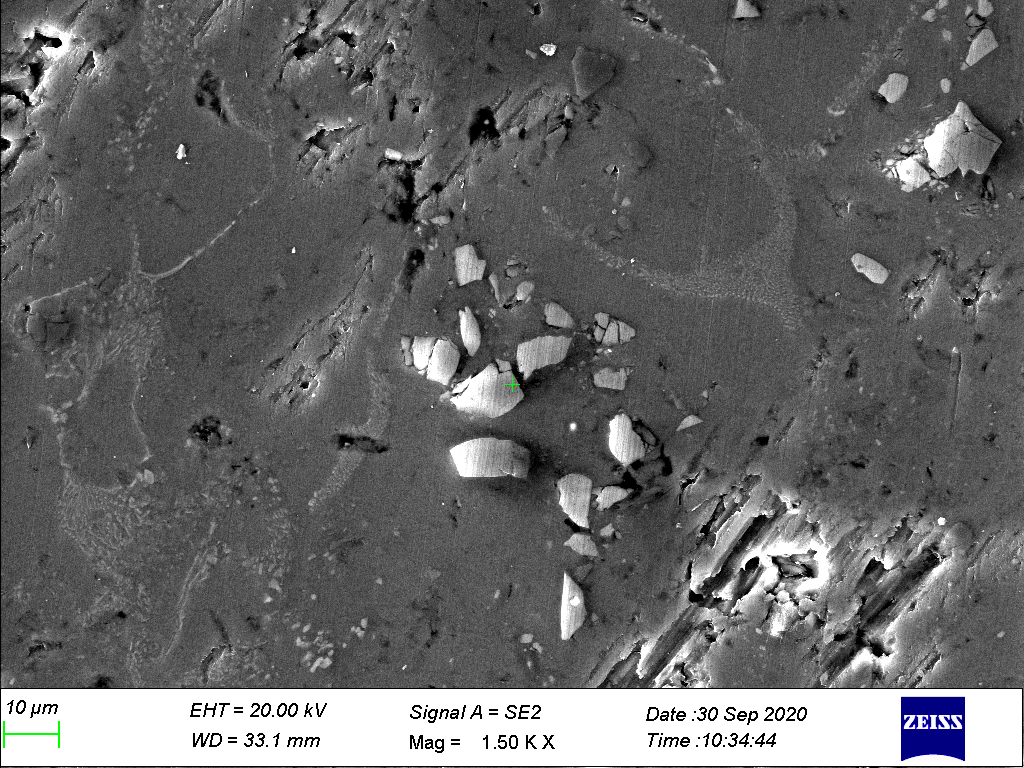
#> input picture SEM_images/136/3_SiC_no_UST02.tif, 1024 x 768 px, found by its file name; the run also reads 1 picture not shown here
$ jupyter execute --allow-errors threshold.ipynb   (shell and % lines are left out)   (older library calls are emulated)
#> lines starting #> are read from the running program, lines starting #| are printed output that depends on the picture; after the words box and inside, x2 and y2 are one past the last pixel; in counts of white or black regions, pixels touching at a corner belong together
[cell 1]
# !pip install opencv-python
# !pip install numpy
# !pip install matplotlib
# !pip install scipy
# !pip install imageio
# !pip install bm3d
# !pip install scikit-image
import cv2
import numpy as np
import matplotlib.pyplot as plt
from scipy import misc
import imageio
import bm3d
from skimage.restoration import denoise_nl_means, estimate_sigma, denoise_tv_chambolle
from skimage import img_as_float, img_as_ubyte, io, color, measure
from scipy import ndimage as nd

import copy

[cell 2]
img1 = cv2.imread(r"C:\Users\sneha\OneDrive\Desktop\Sem_6\OELP\particle_size_detection\SEM_images\136\3_SiC_no_UST02.tif", cv2.IMREAD_UNCHANGED)
#> img1 is the input picture: shape (768, 1024, 3); mean B, G, R 104.5, 104.1, 104

[cell 3]
print(f'dtype: {img1.dtype}, shape: {img1.shape}, min: {np.min(img1)}, max: {np.max(img1)}')
#| dtype: uint8, shape: (768, 1024, 3), min: 0, max: 255
'''
image has 3 channels because of the 'plus' sign in between
'''

[cell 4]
img_scaled = cv2.normalize(img1, dst=None, alpha=0, beta=65535, norm_type=cv2.NORM_MINMAX)
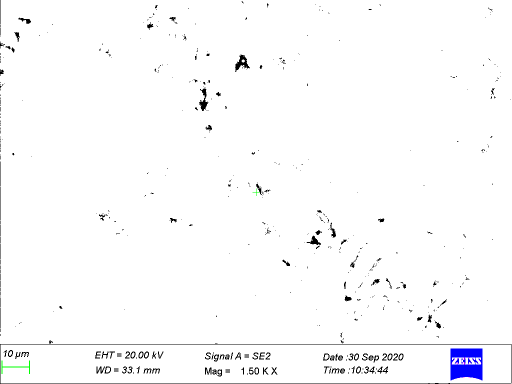
#> img_scaled: shape (768, 1024, 3) (shown at 1/2 size); mean B, G, R 251.3, 250.4, 250.3
print(f'dtype: {img_scaled.dtype}, shape: {img_scaled.shape}, min: {np.min(img_scaled)}, max: {np.max(img_scaled)}')
#| dtype: uint8, shape: (768, 1024, 3), min: 0, max: 255

[cell 5]
face = imageio.imread(r"C:\Users\sneha\OneDrive\Desktop\Sem_6\OELP\particle_size_detection\SEM_images\136\3_SiC_no_UST02.tif")
print(type(face))
#| <class 'numpy.ndarray'>

[cell 6]
plt.imshow(face)
print(face.shape)
#| (768, 1024)

[cell 7]
cv2.imshow("img1", img_scaled)
cv2.waitKey(0)

[cell 8]
from skimage import io, img_as_float
img_o =  img_as_float(io.imread(r"C:\Users\sneha\OneDrive\Desktop\Sem_6\OELP\particle_size_detection\SEM_images\136\3_SiC_no_UST02.tif",as_gray=True))
img_o = (img_o-np.mean(img_o.flatten()))/(np.max(img_o.flatten())-np.min(img_o.flatten()))

[cell 9]
plt.imshow(img_o)

[cell 10]
img_o.shape

[cell 11]
im = img_as_float(io.imread(r"C:\Users\sneha\OneDrive\Desktop\Sem_6\OELP\particle_size_detection\SEM_images\136\3_SiC_no_UST02.tif"))
sigma_est = np.mean(estimate_sigma(im))
#> sigma_est = 0.0338
denoise = denoise_nl_means(im, h=1.15*sigma_est, fast_mode=True,
                          patch_size=5, patch_distance=3)

de_tv = denoise_tv_chambolle(im, weight = 0.1, eps = 0.002)

#> (the rest of this cell did not finish here and is left out)

[cell 12]
denoise_ubyte = img_as_ubyte(denoise)

[cell 13]
plt.imshow(denoise_ubyte, cmap='gray')
denoise_ubyte.shape
plt.imsave('nlm.png', denoise_ubyte, cmap='gray')

plt.imshow(de_tv, cmap='gray')
plt.imsave('tv.png', de_tv, cmap='gray')

#> (the rest of this cell did not finish here and is left out)

[cell 14]
# !pip install medpy
# from medpy.io import save
# save(denoise_ubyte, "index")

[cell 15]
hist = plt.hist(denoise_ubyte.flat, bins=100, range=(0,255))

[cell 16]
plt.hist(denoise_ubyte.flat, bins=100, range=(230,255))

[cell 17]
plt.hist(denoise_ubyte.flat, bins=100, range=(30,150))

[cell 18]
segm1 = (denoise_ubyte == 243)
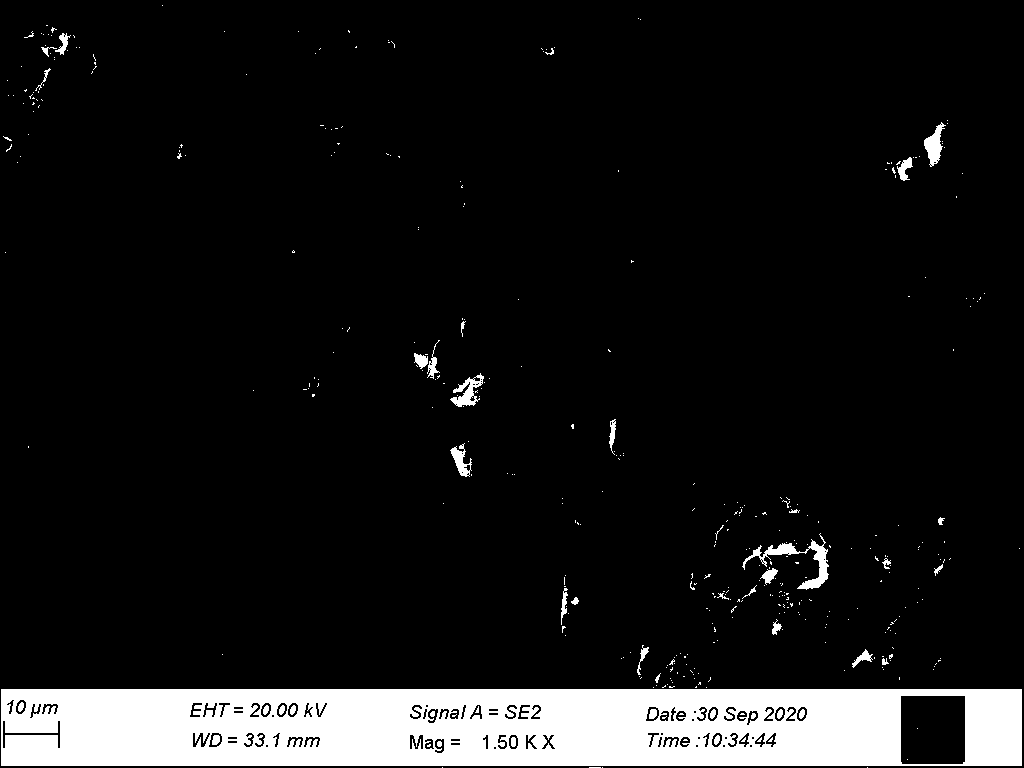
#> segm1: shape (768, 1024) bool; 9.6% white; 398 white regions (355 under 20 px), largest, box (x1, y1, x2, y2) and area: (1, 689, 1022, 766) 69447, (742, 533, 829, 590) 1022, (450, 373, 484, 407) 480
segm2 = (denoise_ubyte > 243) & (denoise_ubyte < 243)
#> segm2: shape (768, 1024) bool; every value is 0
all_segments = np.zeros((denoise_ubyte.shape[0], denoise_ubyte.shape[1], 3))
all_segments[segm2] = (0,0,0)
all_segments[segm1] = (1,1,1)
plt.imshow(all_segments)
plt.imsave('hist_threshold_3.png', all_segments)

[cell 19]
segm1 = (denoise_ubyte >= 150)
#> segm1: shape (768, 1024) bool; 14.1% white; 1415 white regions (1260 under 20 px), largest, box (x1, y1, x2, y2) and area: (1, 689, 1022, 766) 69988, (730, 488, 841, 639) 5331, (835, 548, 957, 684) 2350
segm2 = (denoise_ubyte < 150)
all_segments = np.zeros((denoise_ubyte.shape[0], denoise_ubyte.shape[1], 3))
all_segments[segm2] = (0,0,0)
all_segments[segm1] = (1,1,1)
plt.imshow(all_segments)
plt.imsave('hist_threshold_2.png', all_segments)
# two segments don't capture certain grey areas properly,
# could be the same particle

[cell 20]
# variation 2
# this captures the edge boundaries better, intra-particle and inter-particle
segm1 = (denoise_ubyte >= 170)
#> segm1: shape (768, 1024) bool; 12.5% white; 1124 white regions (1018 under 20 px), largest, box (x1, y1, x2, y2) and area: (1, 689, 1022, 766) 69988, (731, 520, 837, 614) 3281, (837, 548, 955, 682) 1657
segm2 = (denoise_ubyte < 170) & (denoise_ubyte >= 120)
#> segm2: shape (768, 1024) bool; 6.1% white; 2643 white regions (2392 under 20 px), largest, box (x1, y1, x2, y2) and area: (885, 516, 965, 684) 2586, (785, 512, 906, 628) 1706, (274, 288, 365, 406) 1680
segm3 = (denoise_ubyte < 120)
#> segm3: shape (768, 1024) bool; 81.4% white; 1830 black regions (1607 under 20 px), largest, box (x1, y1, x2, y2) and area: (1, 689, 1022, 766) 69988, (586, 468, 965, 688) 19809, (398, 336, 523, 421) 4788
all_segments = np.zeros((denoise_ubyte.shape[0], denoise_ubyte.shape[1], 3))
all_segments[segm2] = (0.5,0.5,0.5)
all_segments[segm1] = (1,1,1)
all_segments[segm3] = (0,0,0)
plt.imshow(all_segments)
plt.imsave('hist_threshold_3.png', all_segments)

[cell 21]
segm1_opened = nd.binary_opening(segm1, np.ones((3,3)))
#> segm1_opened: shape (768, 1024) bool; 11.6% white; 155 white regions (55 under 20 px), largest, box (x1, y1, x2, y2) and area: (1, 689, 1022, 766) 69295, (735, 525, 835, 612) 2880, (451, 366, 509, 415) 1539
segm1_closed = nd.binary_closing(segm1_opened, np.ones((3,3)))
#> segm1_closed: shape (768, 1024) bool; 11.9% white; 101 white regions (32 under 20 px), largest, box (x1, y1, x2, y2) and area: (1, 675, 1022, 766) 72277, (735, 525, 835, 612) 3078, (451, 366, 509, 415) 1571

segm2_opened = nd.binary_opening(segm2, np.ones((3,3)))
#> segm2_opened: shape (768, 1024) bool; 3.3% white; 384 white regions (177 under 20 px), largest, box (x1, y1, x2, y2) and area: (885, 547, 965, 684) 1307, (531, 336, 570, 368) 836, (943, 124, 968, 174) 692
segm2_closed = nd.binary_closing(segm2_opened, np.ones((3,3)))
#> segm2_closed: shape (768, 1024) bool; 3.4% white; 303 white regions (131 under 20 px), largest, box (x1, y1, x2, y2) and area: (885, 517, 965, 684) 1734, (530, 336, 570, 368) 883, (485, 438, 518, 476) 726

segm3_opened = nd.binary_opening(segm2, np.ones((3,3)))
segm3_closed = nd.binary_closing(segm2_opened, np.ones((3,3)))

all_segments_cleaned = np.zeros((denoise_ubyte.shape[0], denoise_ubyte.shape[1], 3))

all_segments_cleaned[segm1_closed] = (1,1,1)
all_segments_cleaned[segm2_closed] = (0.5,0.5,0.5)
all_segments_cleaned[segm3_closed] = (0,0,0)

plt.imshow(all_segments_cleaned)
# # umm... bad idea

[cell 22]
#print(denoise_ubyte.type)
denoise_ubyte.shape
z = np.float32(denoise_ubyte)

[cell 23]
#k means

# Define criteria = ( type, max_iter = 10 , epsilon = 1.0 )
criteria = (cv2.TERM_CRITERIA_EPS + cv2.TERM_CRITERIA_MAX_ITER, 10, 1.0)
# Set flags (Just to avoid line break in the code)
flags = cv2.KMEANS_RANDOM_CENTERS
# Apply KMeans
compactness, labels, centers = cv2.kmeans(z, 2, None, criteria, 10, flags)
#> compactness = 972392501.2; labels = 768 values, max 1 at index 689, min 0 at index 0, mean 0.1
print(compactness, labels, centers)
#> (printed output is left out)

[cell 24]
# [7 lines of commented-out code are left out]

[cell 25]
img2 = denoise_ubyte.reshape((-1, 3))
img2 = np.float32(img2)
criteria = (cv2.TERM_CRITERIA_EPS + cv2.TERM_CRITERIA_MAX_ITER, 10, 1.0)
k = 2
attempts = 10
ret, label, centre = cv2.kmeans(img2, k, None, criteria, attempts, cv2.KMEANS_PP_CENTERS)
#> ret = 526761245.1; centre = [[84.5, 83.78, 84.52], [224.1, 228.5, 223.8]]

# a very rudimentary and brute force technique
# for i in range(len(label)):
#     if label[i] == 2:
#         label[i] = 1

centre = np.uint8(centre)
#> centre = [[84, 83, 84], [224, 228, 223]]
res = centre[label.flatten()]
res2 = res.reshape((denoise_ubyte.shape))
# print(len(label))

# for i in range(res2.shape[0]):
#     for j in range(res2.shape[1]):
#         if

cv2.imwrite('segmented.png', res2)
print(res2.shape)
#| (768, 1024)
cv2.imshow('segmented3.png', res2)
cv2.waitKey(0)

[cell 26]
edges = cv2.Canny(denoise_ubyte, 100, 200)
#> edges: shape (768, 1024); 6.5% white in thin lines or dots

[cell 27]
pixels_to_um = 0.1823
# [8 lines of commented-out code are left out]
ret, thresh = cv2.threshold(denoise_ubyte, 0, 255, cv2.THRESH_OTSU)
#> thresh: shape (768, 1024); 13.5% white; 1314 white regions (1176 under 20 px), largest, box (x1, y1, x2, y2) and area: (1, 689, 1022, 766) 69988, (730, 490, 840, 614) 4106, (835, 548, 956, 682) 2052
#> ret = 156

kernel = np.ones((3, 3), np.uint8)
eroded = cv2.erode(thresh, kernel, iterations = 1)
#> eroded: shape (768, 1024); 10.3% white; 251 white regions (174 under 20 px), largest, box (x1, y1, x2, y2) and area: (2, 690, 1021, 765) 62762, (736, 526, 835, 612) 2408, (452, 367, 510, 417) 1404
dilated = cv2.dilate(eroded, kernel, iterations = 1)
#> dilated: shape (768, 1024); 12.4% white; 191 white regions (70 under 20 px), largest, box (x1, y1, x2, y2) and area: (1, 689, 1022, 766) 69295, (735, 525, 836, 613) 3315, (451, 366, 511, 418) 1694
# cv2.imshow("eroded_image", eroded)
# cv2.imshow("dilated_image", dilated)
# cv2.waitKey(0)

mask = dilated == 255
#> mask: shape (768, 1024) bool; 12.4% white; 191 white regions (70 under 20 px)
s = [[1, 1, 1], [1, 1, 1], [1, 1, 1]]
labelled_mask, num_labels = nd.label(mask, structure = s)
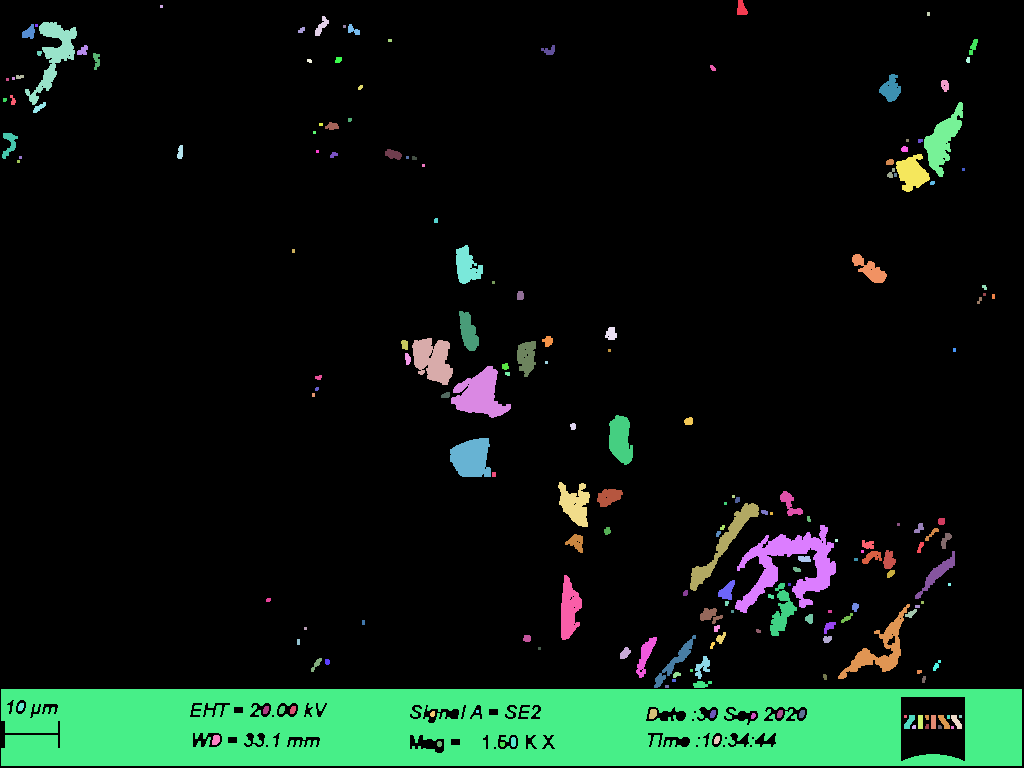
#> labelled_mask: shape (768, 1024) int32; 192 distinct labels, from 0 to 191; one colour per label, 0 black
#> num_labels = 191
img2 = color.label2rgb(labelled_mask, bg_label = 0)
cv2.imwrite("grains_binary_threshold.png", img2 * 255)
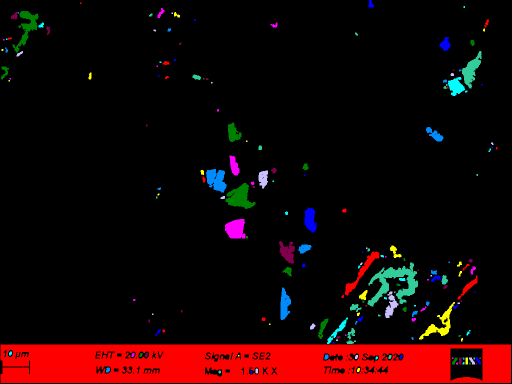
#> saved as grains_binary_threshold.png: shape (768, 1024, 3) (shown at 1/2 size); mean B, G, R 4.9, 4.6, 25.7
print(img2.shape)
#| (768, 1024, 3)
cv2.imshow('coloured_grains', img2)
cv2.waitKey(0)

clusters = measure.regionprops(labelled_mask, im)
#> clusters = 191 regions; largest, box (x1, y1, x2, y2) and area: (1, 689, 1022, 766) 69295, (735, 525, 836, 613) 3315, (451, 366, 511, 418) 1694, (25, 22, 77, 105) 1375, (412, 338, 453, 385) 1315

# print(clusters)

for prop in clusters:
    print(f'Label: {prop.label}, Area: {prop.area}')
#> this loop made 191 passes
#| Label: 1, Area: 119.0
#| Label: 2, Area: 9.0
#| Label: 3, Area: 12.0
#| Label: 4, Area: 123.0
#| Label: 5, Area: 1375.0
#> (further printed lines are left out)

propList = ['Area',
            'equivalent_diameter', #Added... verify if it works
            'orientation', #Added, verify if it works. Angle btwn x-axis and major axis.
            'MajorAxisLength',
            'MinorAxisLength',
            'Perimeter',
            'MinIntensity',
            'MeanIntensity',
            'MaxIntensity']
output_file = open('image_measurements.csv', 'w')
output_file.write(',' + ",".join(propList) + '\n')

for cluster_props in clusters:
    #output cluster properties to the excel file
    output_file.write(str(cluster_props['Label']))
    for i,prop in enumerate(propList):
        if(prop == 'Area'):
            to_print = cluster_props[prop]*pixels_to_um**2   #Convert pixel square to um square
        elif(prop == 'orientation'):
            to_print = cluster_props[prop]*57.2958  #Convert to degrees from radians
        elif(prop.find('Intensity') < 0):          # Any prop without Intensity in its name
            to_print = cluster_props[prop]*pixels_to_um
        else:
            to_print = cluster_props[prop]     #Reamining props, basically the ones with Intensity in its name
        output_file.write(',' + str(to_print))
    output_file.write('\n')
output_file.close()

[cell 28]
# img1 = cv2.imread("images/grains2.jpg")
# img = cv2.cvtColor(img1,cv2.COLOR_BGR2GRAY)

pixels_to_um = 0.1823 # 1 pixel = 500 nm (got this from the metadata of original image)
# denoise_ubyte = new_img
#Threshold image to binary using OTSU. ALl thresholded pixels will be set to 255
ret1, thresh = cv2.threshold(denoise_ubyte, 0, 255, cv2.THRESH_BINARY+cv2.THRESH_OTSU)
#> ret1 = 156
img_1 = im
# Morphological operations to remove small noise - opening
#To remove holes we can use closing
kernel = np.ones((3,3),np.uint8)
opening = cv2.morphologyEx(thresh,cv2.MORPH_OPEN,kernel, iterations = 2)
#> opening: shape (768, 1024); 11.5% white; 101 white regions, largest, box (x1, y1, x2, y2) and area: (1, 689, 1022, 766) 67506, (736, 534, 836, 612) 2968, (451, 366, 511, 417) 1668

"""
let's keep those edge touching grains
"""
# from skimage.segmentation import clear_border
# opening = clear_border(opening) #Remove edge touching grains

sure_bg = cv2.dilate(opening,kernel,iterations=2)
#> sure_bg: shape (768, 1024); 14.4% white; 58 white regions, largest, box (x1, y1, x2, y2) and area: (0, 639, 1024, 768) 78624, (716, 523, 838, 638) 5973, (885, 101, 965, 193) 2879

dist_transform = cv2.distanceTransform(opening,cv2.DIST_L2,3)

#Let us threshold the dist transform by 20% its max value.
#print(dist_transform.max()) gives about 21.9
ret2, sure_fg = cv2.threshold(dist_transform,0.2*dist_transform.max(),255,0)
#> sure_fg: shape (768, 1024) float32; 4.4% white; 38 white regions (25 under 20 px), largest, box (x1, y1, x2, y2) and area: (8, 696, 894, 759) 30131, (972, 696, 1015, 759) 2709, (462, 375, 494, 410) 442
#> ret2 = 7.45

#0.2* max value seems to separate the cells well.
#High value like 0.5 will not recognize some grain boundaries.

# Unknown ambiguous region is nothing but bkground - foreground
sure_fg = np.uint8(sure_fg)

unknown = cv2.subtract(sure_bg,sure_fg)
#> unknown: shape (768, 1024); 10% white; 61 white regions
ret3, markers = cv2.connectedComponents(sure_fg)
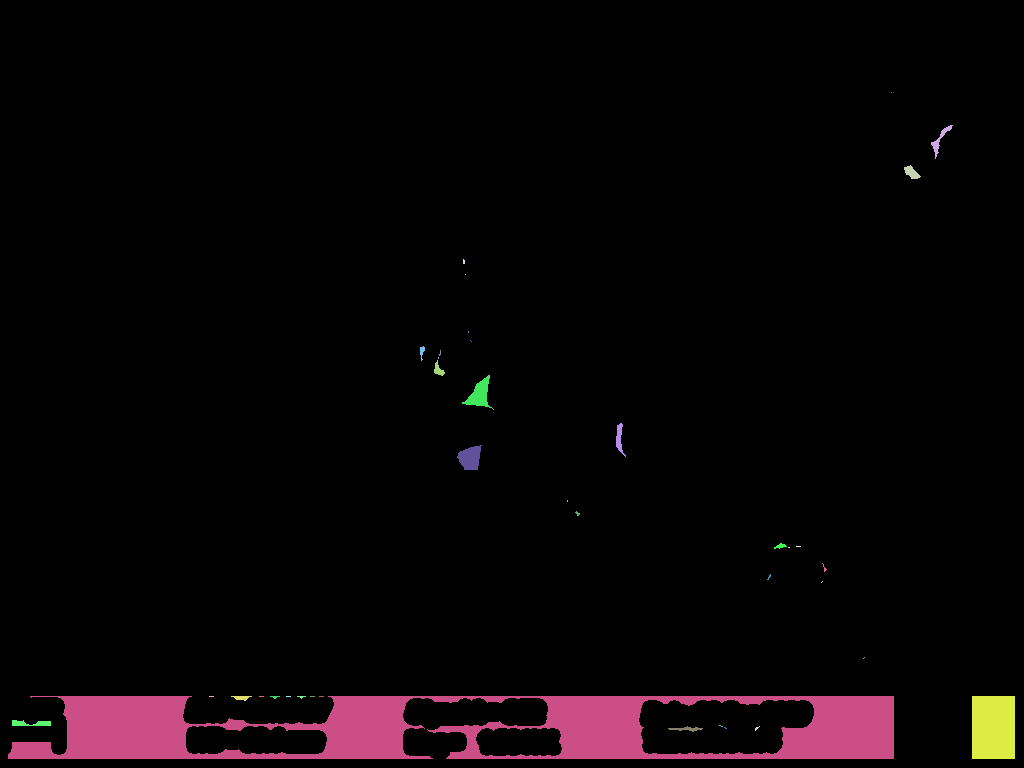
#> markers: shape (768, 1024) int32; 39 distinct labels, from 0 to 38; one colour per label, 0 black
#> ret3 = 39

markers = markers+10

# Now, mark the region of unknown with zero
markers[unknown==255] = 0
#plt.imshow(markers, cmap='jet')   #Look at the 3 distinct regions.

#Now we are ready for watershed filling.
markers = cv2.watershed(img1,markers)
#The boundary region will be marked -1
#https://docs.opencv.org/3.3.1/d7/d1b/group__imgproc__misc.html#ga3267243e4d3f95165d55a618c65ac6e1


#Let us color boundaries in yellow. OpenCv assigns boundaries to -1 after watershed.
img1[markers == -1] = [0,255,255]

img2 = color.label2rgb(markers, bg_label=0)

cv2.imshow('Overlay on original image', img1)
cv2.imshow('Colored Grains', img2)
cv2.waitKey(0)

#Now, time to extract properties of detected cells
# regionprops function in skimage measure module calculates useful parameters for each object.
regions = measure.regionprops(markers, intensity_image=img_1)
#> regions = 39 regions; largest, box (x1, y1, x2, y2) and area: (1, 1, 1023, 761) 703333, (1, 689, 961, 767) 56005, (933, 689, 1023, 767) 4834, (450, 365, 506, 418) 1526, (450, 439, 489, 477) 1045

output_file = open('image_measurements_watershed.csv', 'w')
output_file.write('Grain #' + "," + "," + ",".join(propList) + '\n') #join strings in array by commas,
#First cell to print grain number
#Second cell blank as we will not print Label column

grain_number = 1
for region_props in regions:
    output_file.write(str(grain_number) + ',')
    #output cluster properties to the excel file
#    output_file.write(str(region_props['Label']))
    for i,prop in enumerate(propList):
        if(prop == 'Area'):
            to_print = region_props[prop]*pixels_to_um**2   #Convert pixel square to um square
        elif(prop == 'orientation'):
            to_print = region_props[prop]*57.2958  #Convert to degrees from radians
        elif(prop.find('Intensity') < 0):          # Any prop without Intensity in its name
            to_print = region_props[prop]*pixels_to_um
        else:
            to_print = region_props[prop]     #Reamining props, basically the ones with Intensity in its name
        output_file.write(',' + str(to_print))
    output_file.write('\n')
    grain_number += 1
#> this loop made 39 passes
#> after the loop, grain_number = 40

output_file.close()   #Closes the file, otherwise it would be read only.

[cell 29]
"""
only for Zeiss SEM images
"""
import  tiffile
pixelW = 0
#> (the rest of this cell did not finish here and is left out)

[cell 30]
# !pip install imageai --upgrade

[cell 31]
# !pip install tensorflow==2.4.0

[cell 32]
# !pip install keras==2.4.3 numpy==1.19.3 pillow==7.0.0 scipy==1.4.1 h5py==2.10.0 matplotlib==3.3.2 opencv-python keras-resnet==0.2.0

[cell 33]
# [13 lines of commented-out code are left out]

[cell 34]
import os
dir_i = r"C:\Users\sneha\OneDrive\Desktop\Sem_6\OELP\particle_size_detection\SEM_images\136"
dir_store = r"C:\Users\sneha\OneDrive\Desktop\Sem_6\OELP\particle_size_detection\SEM_images\augment"
def rotate (dir_i, dir_store):
    if os.path.exists(dir_i) == False:
        return
    if os.path.exists(dir_store) == False:
        os.makedirs(dir_store)
    for i, images in enumerate(os.listdir(dir_i)):
        if (images.endswith(".tif")):
            img_path = dir_i + "\\" + images
            # print(img_path)
            image = cv2.imread(img_path)
            rows = image.shape[0]
            cols = image.shape[1]
            M = cv2.getRotationMatrix2D((cols/2, rows/2), -180, 1)
            rotate_180 = cv2.warpAffine(image ,M , (cols, rows))

            # rotate_180 = cv2.rotate(images, cv2.ROTATE_180)
            path = dir_store + "\\augment_" + str(images)
            cv2.imwrite(path, rotate_180)

rotate(dir_i, dir_store)
